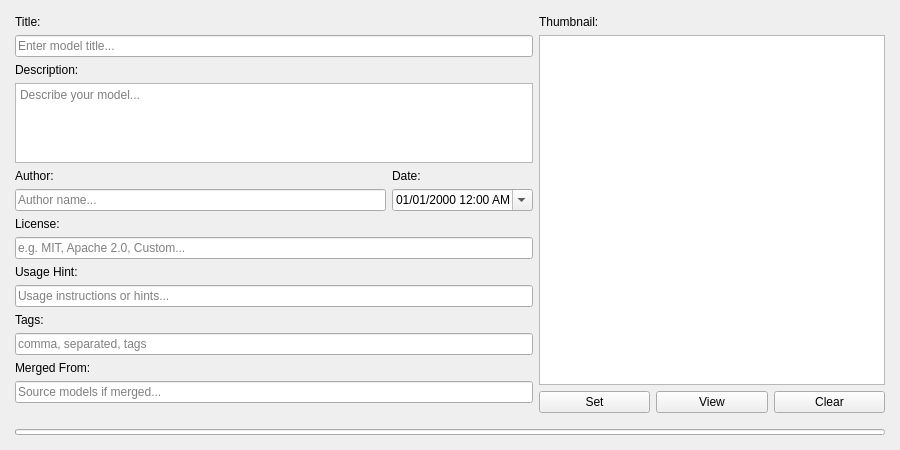
<?xml version="1.0" encoding="UTF-8"?>
<ui version="4.0">
 <class>EditorPanel</class>
 <widget class="QWidget" name="EditorPanel">
  <property name="geometry">
   <rect>
    <x>0</x>
    <y>0</y>
    <width>900</width>
    <height>450</height>
   </rect>
  </property>
  <property name="windowTitle">
   <string>Metadata Editor</string>
  </property>
  <layout class="QVBoxLayout" name="verticalLayout">
   <property name="leftMargin">
    <number>15</number>
   </property>
   <property name="topMargin">
    <number>15</number>
   </property>
   <property name="rightMargin">
    <number>15</number>
   </property>
   <property name="bottomMargin">
    <number>15</number>
   </property>
   <item>
    <layout class="QHBoxLayout" name="horizontalLayout" stretch="6,4">
     <item>
      <layout class="QVBoxLayout" name="leftColumn">
       <item>
        <widget class="QLabel" name="titleLabel">
         <property name="text">
          <string>Title:</string>
         </property>
        </widget>
       </item>
       <item>
        <widget class="QLineEdit" name="titleEdit">
         <property name="placeholderText">
          <string>Enter model title...</string>
         </property>
        </widget>
       </item>
       <item>
        <widget class="QLabel" name="descriptionLabel">
         <property name="text">
          <string>Description:</string>
         </property>
        </widget>
       </item>
       <item>
        <widget class="QTextEdit" name="descriptionEdit">
         <property name="maximumSize">
          <size>
           <width>16777215</width>
           <height>100</height>
          </size>
         </property>
         <property name="placeholderText">
          <string>Describe your model...</string>
         </property>
        </widget>
       </item>
       <item>
        <layout class="QHBoxLayout" name="authorDateLayout">
         <item>
          <layout class="QVBoxLayout" name="authorLayout">
           <item>
            <widget class="QLabel" name="authorLabel">
             <property name="text">
              <string>Author:</string>
             </property>
            </widget>
           </item>
           <item>
            <widget class="QLineEdit" name="authorEdit">
             <property name="sizePolicy">
              <sizepolicy hsizetype="Expanding" vsizetype="Fixed">
               <horstretch>0</horstretch>
               <verstretch>0</verstretch>
              </sizepolicy>
             </property>
             <property name="placeholderText">
              <string>Author name...</string>
             </property>
            </widget>
           </item>
          </layout>
         </item>
         <item>
          <layout class="QVBoxLayout" name="dateLayout">
           <item>
            <widget class="QLabel" name="dateLabel">
             <property name="text">
              <string>Date:</string>
             </property>
             <property name="alignment">
              <set>Qt::AlignmentFlag::AlignLeading|Qt::AlignmentFlag::AlignLeft|Qt::AlignmentFlag::AlignVCenter</set>
             </property>
            </widget>
           </item>
           <item>
            <widget class="QDateTimeEdit" name="dateTimeEdit">
             <property name="minimumSize">
              <size>
               <width>140</width>
               <height>22</height>
              </size>
             </property>
             <property name="alignment">
              <set>Qt::AlignmentFlag::AlignLeading|Qt::AlignmentFlag::AlignLeft|Qt::AlignmentFlag::AlignVCenter</set>
             </property>
             <property name="buttonSymbols">
              <enum>QAbstractSpinBox::ButtonSymbols::UpDownArrows</enum>
             </property>
             <property name="displayFormat">
              <string>MM/dd/yyyy h:mm AP</string>
             </property>
             <property name="calendarPopup">
              <bool>true</bool>
             </property>
            </widget>
           </item>
          </layout>
         </item>
        </layout>
       </item>
       <item>
        <widget class="QLabel" name="licenseLabel">
         <property name="text">
          <string>License:</string>
         </property>
        </widget>
       </item>
       <item>
        <widget class="QLineEdit" name="licenseEdit">
         <property name="placeholderText">
          <string>e.g. MIT, Apache 2.0, Custom...</string>
         </property>
        </widget>
       </item>
       <item>
        <widget class="QLabel" name="usageHintLabel">
         <property name="text">
          <string>Usage Hint:</string>
         </property>
        </widget>
       </item>
       <item>
        <widget class="QLineEdit" name="usageHintEdit">
         <property name="placeholderText">
          <string>Usage instructions or hints...</string>
         </property>
        </widget>
       </item>
       <item>
        <widget class="QLabel" name="tagsLabel">
         <property name="text">
          <string>Tags:</string>
         </property>
        </widget>
       </item>
       <item>
        <widget class="QLineEdit" name="tagsEdit">
         <property name="placeholderText">
          <string>comma, separated, tags</string>
         </property>
        </widget>
       </item>
       <item>
        <widget class="QLabel" name="mergedFromLabel">
         <property name="text">
          <string>Merged From:</string>
         </property>
        </widget>
       </item>
       <item>
        <widget class="QLineEdit" name="mergedFromEdit">
         <property name="placeholderText">
          <string>Source models if merged...</string>
         </property>
        </widget>
       </item>
       <item>
        <spacer name="verticalSpacer">
         <property name="orientation">
          <enum>Qt::Orientation::Vertical</enum>
         </property>
         <property name="sizeHint" stdset="0">
          <size>
           <width>20</width>
           <height>40</height>
          </size>
         </property>
        </spacer>
       </item>
      </layout>
     </item>
     <item>
      <layout class="QVBoxLayout" name="thumbnailColumn">
       <item>
        <widget class="QLabel" name="thumbnailLabel">
         <property name="text">
          <string>Thumbnail:</string>
         </property>
        </widget>
       </item>
       <item>
        <widget class="ImageWidget" name="thumbnailDisplay">
         <property name="sizePolicy">
          <sizepolicy hsizetype="Expanding" vsizetype="Expanding">
           <horstretch>0</horstretch>
           <verstretch>1</verstretch>
          </sizepolicy>
         </property>
        </widget>
       </item>
       <item>
        <layout class="QHBoxLayout" name="thumbnailButtonsLayout">
         <item>
          <widget class="QPushButton" name="setThumbnailBtn">
           <property name="maximumSize">
            <size>
             <width>16777215</width>
             <height>24</height>
            </size>
           </property>
           <property name="text">
            <string>Set</string>
           </property>
          </widget>
         </item>
         <item>
          <widget class="QPushButton" name="viewThumbnailBtn">
           <property name="maximumSize">
            <size>
             <width>16777215</width>
             <height>24</height>
            </size>
           </property>
           <property name="text">
            <string>View</string>
           </property>
          </widget>
         </item>
         <item>
          <widget class="QPushButton" name="clearThumbnailBtn">
           <property name="maximumSize">
            <size>
             <width>16777215</width>
             <height>24</height>
            </size>
           </property>
           <property name="text">
            <string>Clear</string>
           </property>
          </widget>
         </item>
        </layout>
       </item>
       <item>
        <spacer name="thumbnailSpacer">
         <property name="orientation">
          <enum>Qt::Orientation::Vertical</enum>
         </property>
         <property name="sizeHint" stdset="0">
          <size>
           <width>20</width>
           <height>10</height>
          </size>
         </property>
        </spacer>
       </item>
      </layout>
     </item>
    </layout>
   </item>
   <item>
    <widget class="QProgressBar" name="progressBar">
     <property name="maximumSize">
      <size>
       <width>16777215</width>
       <height>6</height>
      </size>
     </property>
     <property name="visible">
      <bool>false</bool>
     </property>
     <property name="value">
      <number>0</number>
     </property>
     <property name="textVisible">
      <bool>false</bool>
     </property>
    </widget>
   </item>
  </layout>
 </widget>
 <customwidgets>
  <customwidget>
   <class>ImageWidget</class>
   <extends>QGraphicsView</extends>
   <header>metaeditor_safetensors.widgets.image_widget</header>
  </customwidget>
 </customwidgets>
 <resources>
  <include location="../resources.qrc"/>
 </resources>
 <connections/>
</ui>
